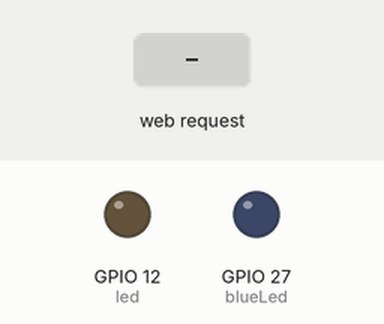
The sketch below on a simulated ESP32. Parts: output pins drawn as LEDs (lit = HIGH). Inputs (shaded band) come from the test bench. WiFi joins after 1.5 s; servers stay silent unless stated; what the sketch prints to the serial monitor is not drawn.

Above: at 2.7 s.
2.8 s: HTTP request GET / received
At 4.1 s:
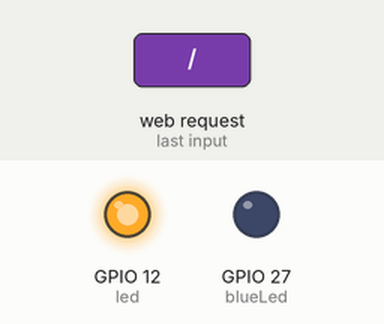
Timing chart, 0 to 9.3 s (numbered marks = the images above; inputs shaded):
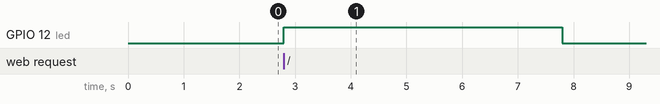

Measured:
- after the input at 2.8 s, GPIO 12 (led): LOW → HIGH at once, → LOW 5.0 s later

The sketch:

HelloServer_copy.ino
```cpp
#include <WiFi.h>
#include <WiFiClient.h>
#include <WebServer.h>
#include <ESPmDNS.h>

const char* ssid = "J********a";    // Replace this
const char* password = "M**********!"; // Replace this


WebServer server(80);

const int led = 12;
const int blueLed = 27;

void handleRoot() {
  digitalWrite(led, 1);
  server.send(200, "text/plain", "hello from esp32!");
  delay(5000);
  digitalWrite(led, 0);
}

void handleBlue() {
  digitalWrite(blueLed, 1);
  server.send(200, "text/plain", "hello from esp32; Blue was lit !");
  delay(5000);
  digitalWrite(blueLed, 0);
}

void handleNotFound() {
  digitalWrite(led, 1);
  String message = "Page Not Found\n\n";
  message += "URI: ";
  message += server.uri();
  message += "\nMethod: ";
  message += (server.method() == HTTP_GET) ? "GET" : "POST";
  message += "\nArguments: ";
  message += server.args();
  message += "\n";
  for (uint8_t i = 0; i < server.args(); i++) {
    message += " " + server.argName(i) + ": " + server.arg(i) + "\n";
  }
  server.send(404, "text/plain", message);
  delay(5000);
  digitalWrite(led, 0);
}

void setup(void) {
  pinMode(led, OUTPUT);
  pinMode(blueLed, OUTPUT);
  digitalWrite(led, 0);
  digitalWrite(blueLed, 0);
  Serial.begin(115200);
  WiFi.mode(WIFI_STA);
  WiFi.begin(ssid, password);
  Serial.println("");

  // Wait for connection
  while (WiFi.status() != WL_CONNECTED) {
    delay(500);
    Serial.print(".");
  }
  Serial.println("");
  Serial.print("Connected to ");
  Serial.println(ssid);
  Serial.print("IP address: ");
  Serial.println(WiFi.localIP());

  if (MDNS.begin("esp32")) {
    Serial.println("MDNS responder started");
  }

  server.on("/", handleRoot);

  server.on("/blue", handleBlue);

  server.on("/inline", []() {
    server.send(200, "text/plain", "this works as well");
  });

  server.onNotFound(handleNotFound);

  server.begin();
  Serial.println("HTTP server started");
}

void loop(void) {
  server.handleClient();
  delay(2);//allow the cpu to switch to other tasks
}
```
